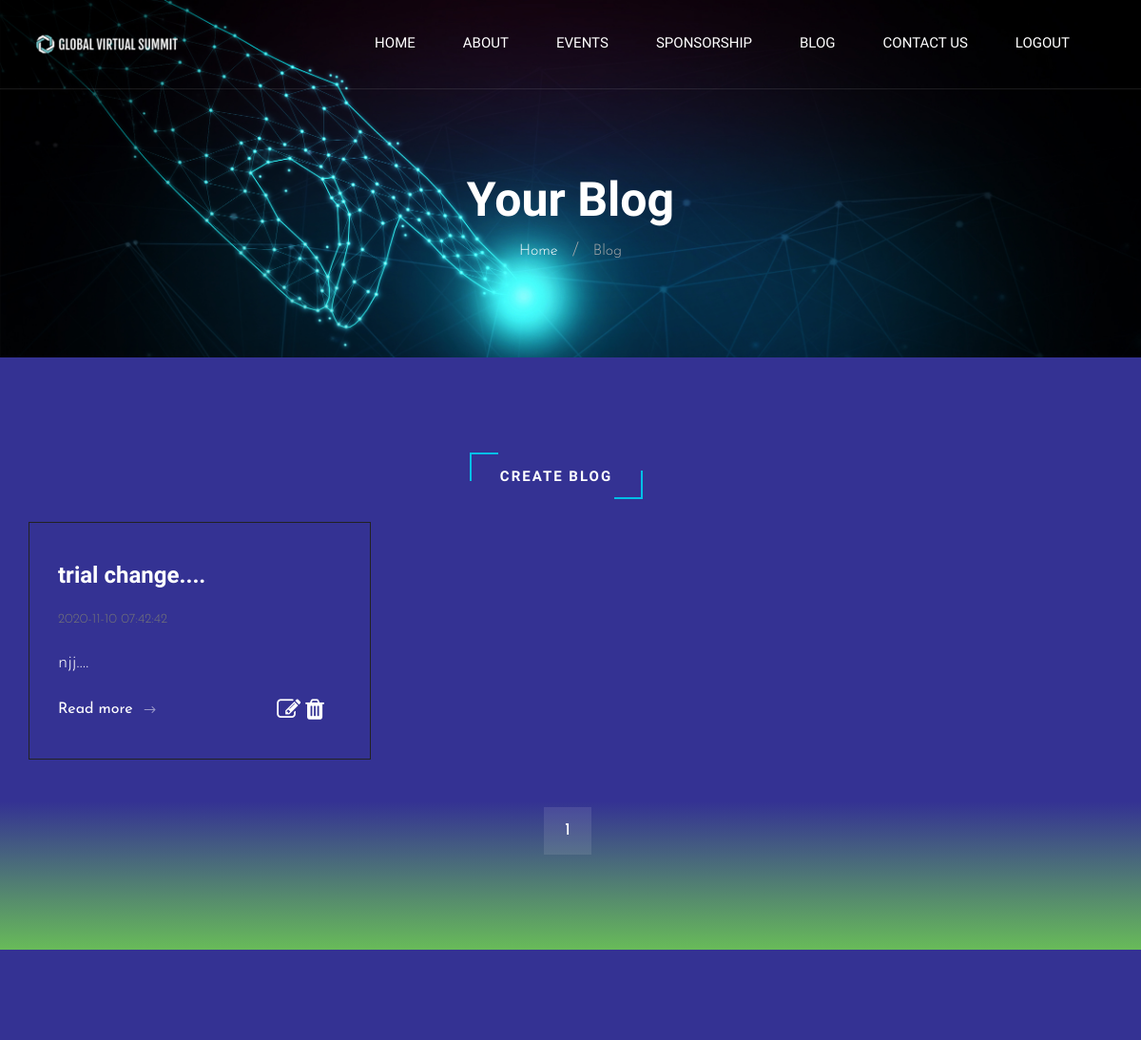
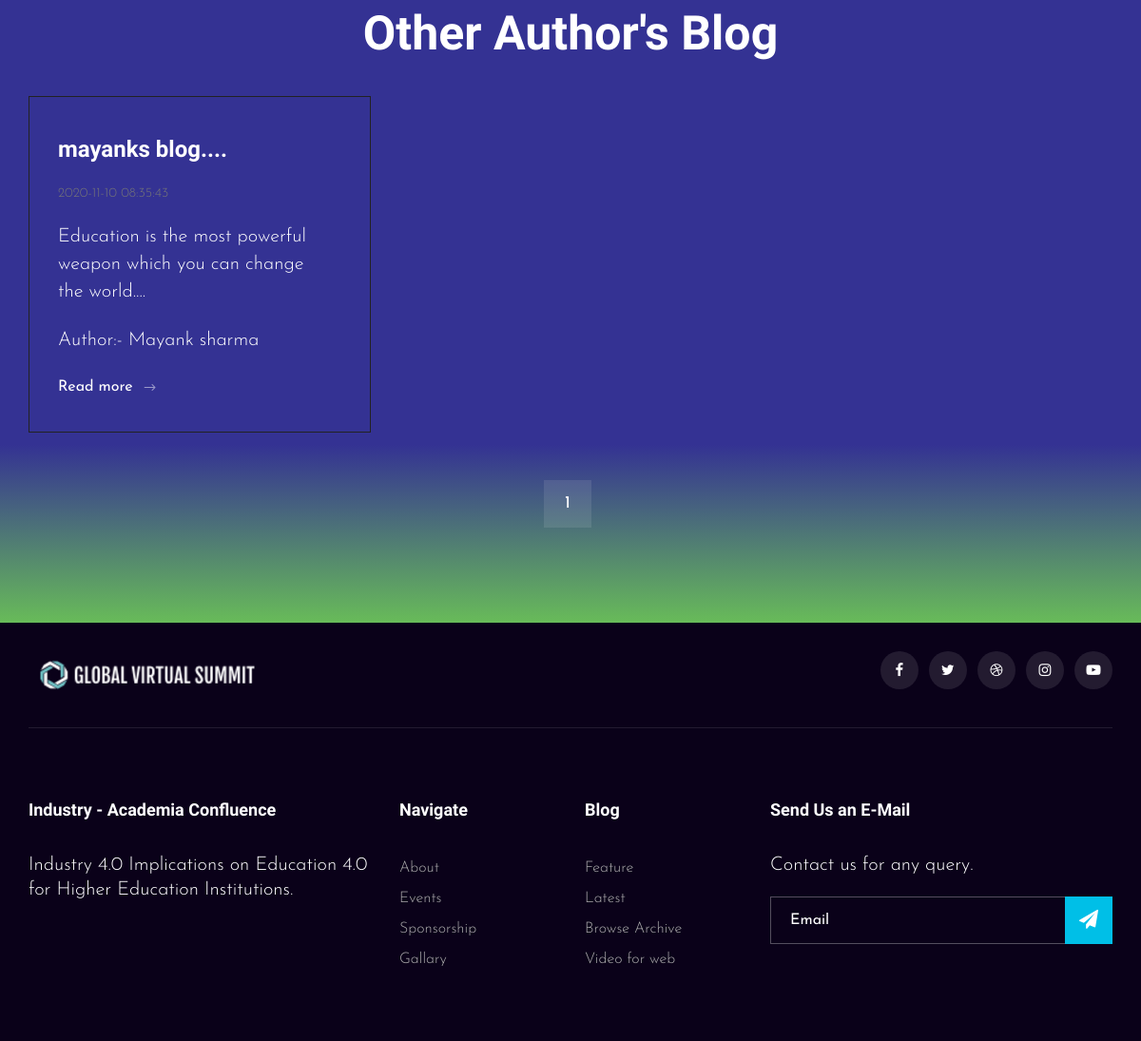
Screenshot of /blog_loginUser.php (signed in) with the database file from the repository (2 pictures, top to bottom).
### tables this page shows
CREATE TABLE `blogs` (
  `id` int(10) NOT NULL,
  `BlogTitle` varchar(200) NOT NULL,
  `BlogQuote` varchar(200) NOT NULL,
  `BlogContent` text NOT NULL,
  `file_name` varchar(100) NOT NULL,
  `create_date` timestamp NOT NULL DEFAULT current_timestamp(),
  `last_update` varchar(50) DEFAULT NULL,
  `time` time NOT NULL DEFAULT current_timestamp(),
  `userID` int(10) NOT NULL
);

CREATE TABLE `registration` (
  `id` int(11) NOT NULL,
  `f_name` varchar(100) NOT NULL,
  `l_name` varchar(100) NOT NULL,
  `email` varchar(100) NOT NULL,
  `username` varchar(200) NOT NULL,
  `password` varchar(200) NOT NULL
);

### blog_loginUser.php (the view, shortened to what this page needs)
<?php Include_once 'connection.php';
?>
<!DOCTYPE html>
<html lang="zxx">
<head>
    <link rel="stylesheet" href="https://cdnjs.cloudflare.com/ajax/libs/font-awesome/4.7.0/css/font-awesome.min.css">
    <link rel="stylesheet" href="css/bootstrap.min.css" type="text/css">
    <link rel="stylesheet" href="css/font-awesome.min.css" type="text/css">
    <link rel="stylesheet" href="css/elegant-icons.css" type="text/css">
    <link rel="stylesheet" href="css/owl.carousel.min.css" type="text/css">
    <link rel="stylesheet" href="css/magnific-popup.css" type="text/css">
    <link rel="stylesheet" href="css/slicknav.min.css" type="text/css">
    <link rel="stylesheet" href="css/style.css" type="text/css">
</head>
<body>
    <header class="header">
        <div class="container">
            <div class="row">
                <div class="col-lg-2">
                    <div class="header__logo">
                        <a href="./index.php"><img src="img/logo.png" alt=""></a>
                    </div>
                </div>
                <div class="col-lg-10">
                    <div class="header__nav__option">
                        <nav class="header__nav__menu mobile-menu">
                            <ul>
                                <li><a href="./index.php">Home</a></li>
                                <li><a href="./about.php">About</a></li>
                                <li><a href="./events.php">Events</a></li>
                                <li><a href="./sponsorship.php">Sponsorship</a></li>
                                 <?php
                                 if (!isset($_SESSION['id']))
                                {?>
                                <li><a href="blog.php">Blog</a></li>
                                <?php }
                                else{?>
                                <li><a href="blog_loginUser.php">Blog</a></li>
                                <?php }
                                ?>
                                <li><a href="./contact.php">Contact Us</a></li>
                                <?php
                                 if (!isset($_SESSION['id']))
                                {?>
                                <li><a href="login.php">Login</a></li>
                                <?php }
                                else{?>
                                <li><a href="logout.php">logout</a></li>
                                <?php } ?>
                            </ul>
                        </nav>
                    </div>
                </div>
            </div>
        </div>
    </header>
    <div class="breadcrumb-option spad set-bg" data-setbg="img/breadcrumb-bg.jpg">
        <div class="container">
            <div class="row">
                <div class="col-lg-12 text-center">
                    <div class="breadcrumb__text">
                        <h2>Your Blog</h2>
                        <div class="breadcrumb__links">
                            <a href="#">Home</a>
                            <span>Blog</span>
                        </div>
                    </div>
                </div>
            </div>
        </div>
    </div>
    <section class="blog spad">
        <div class="container">
            <div class="row col-sm-12 justify-content-center">
                    <div class="breadcrumb__text">
                        <a href="blogform.php" class="primary-btn">Create Blog</a>
                    </div>
                </div><br>
            <div class="row">
            <?php
                $userId=$_SESSION['id'];
                $result_per_page = 6;
                            $sql= "SELECT * FROM blogs where userID = '$userId' ";
                            $result  = mysqli_query($con,$sql);
                            $number_of_results = mysqli_num_rows($result);
                            $number_of_pages=ceil($number_of_results/$result_per_page);
                            if(!isset($_GET['firstpage'])){
                            $page=1;
                            }else{
                            $page=$_GET['firstpage'];
                            }
                            $this_page_first_result = ($page)*$result_per_page;
                            $this_page_first_result2 =$this_page_first_result -$result_per_page ;
                            $result = mysqli_query($con,"SELECT * FROM blogs where userID = '$userId' order by create_date LIMIT " .$this_page_first_result2.','.$result_per_page);
                if($result){
                while($row = mysqli_fetch_array($result)) {
                $Id=$row["id"];
                $BlogTitle=$row["BlogTitle"];
                $BlogQuote=$row["BlogQuote"];
                $Create_Date=$row["create_date"];
                ?>
                <div class="col-lg-4 col-md-6 col-sm-12 col-xs-12">
                    <div class="blog__item">
                        <h4><?php if($BlogTitle) {
                                    $title = substr($BlogTitle,0,20);
                                    echo $title."...."; }?>
                                    </h4>
                        <ul>
                            <li><?php echo $Create_Date; ?></li>
                        </ul>
                        <div>
                            <p><?php if($BlogQuote) {
                                    $story_desc = substr($BlogQuote,0,150);
                                    echo $story_desc."...."; }
                           ?></p>
                        </div>
                        <div class="row">
                            <div class="col">
                                <a href="blog-details2.php?id=<?php echo $Id;?>">Read more <span class="arrow_right"></span></a>
                            </div>
                            <div class="col" style="text-align: end;">
                                <a href="blogUpdate.php?id=<?php echo $Id;?>"><i class="fa fa-edit" style="font-size:25px;color: white"></i></a>
                                   <a href="DeleteBlog.php?id=<?php echo $Id;?>">   <i class="fa fa-trash" style="font-size:25px;color: white"></i></a>
                            </div>
                        </div>
                    </div>
                </div>
               <?php }
                 }
                ?>
            </div>
             <div class="row">
                <div class="col-lg-12">
                    <div class="pagination__option blog__pagi">
                        <?php
                                for($page=1;$page<=$number_of_pages;$page++){
                                echo '<a class="number__pagination" href="blog_loginUser.php?firstpage=' . $page . '">' .$page . '</a>
                                ';}
                                ?>
                    </div>
                </div>
            </div>
        </div>
    </section>
    <section class="blog spad">
        <div class="container">
        <div class="col-lg-12 text-center">
                    <div class="breadcrumb__text">
                        <h2>Other Author's Blog</h2>
                    </div><br>
                </div>
            <div class="row">
                <?php
                 $userId=$_SESSION['id'];
                $result_per_page = 6;
                            $sql= "SELECT * FROM blogs where userID != '$userId' ";
                            $result  = mysqli_query($con,$sql);
                            $number_of_results = mysqli_num_rows($result);
                            $number_of_pages=ceil($number_of_results/$result_per_page);
                            if(!isset($_GET['page'])){
                            $page=1;
                            }else{
                            $page=$_GET['page'];
                            }
                            $this_page_first_result = ($page)*$result_per_page;
                            $this_page_first_result2 =$this_page_first_result -$result_per_page ;
                            $result = mysqli_query($con,"SELECT * FROM blogs where userID != '$userId' order by create_date LIMIT " .$this_page_first_result2.','.$result_per_page);
                while($row = mysqli_fetch_array($result)) {
                $Id=$row["id"];
                $BlogTitle=$row["BlogTitle"];
                $BlogQuote=$row["BlogQuote"];
                $Create_Date=$row["create_date"];
                $UserId=$row["userID"];
                $UserQuery= mysqli_query($con,"SELECT * FROM registration WHERE id = '$UserId' ");
                 $User = mysqli_fetch_array($UserQuery);
                 $FirstName=$User["f_name"];
                 $LastName=$User["l_name"];
                 $Name = $FirstName.' '.$LastName;
                ?>
                <div class="col-lg-4 col-md-6 col-sm-12 col-xs-12">
                    <div class="blog__item">
                        <div><h4><?php if($BlogTitle) {
                                    $title = substr($BlogTitle,0,20);
                                    echo $title."...."; }?></h4></div>
                        <ul>
                            <li><?php echo $Create_Date; ?></li>
                        </ul>
                        <div>
                            <p><?php if($BlogQuote) {
                                    $story_desc = substr($BlogQuote,0,150);
                                    echo $story_desc."...."; }
                           ?></p>
                        </div>
                        <div>
                                 <p>Author:- <?php echo $Name; ?></p>
                        </div>
                        <div>
                            <a href="blog-details.php?id=<?php echo $Id;?>">Read more <span class="arrow_right"></span></a>
                        </div>
                    </div>
                </div>
                <?php }
                ?>
            </div>
            <div class="row">
                <div class="col-lg-12">
                    <div class="pagination__option blog__pagi">
                        <?php
                                for($page=1;$page<=$number_of_pages;$page++){
                                echo '<a class="number__pagination" href="blog_loginUser.php?page=' . $page . '">' .$page . '</a>
                                ';}
                                ?>
                    </div>
                </div>
            </div>
        </div>
    </section>
    <footer class="footer">
        <div class="container">
            <div class="footer__top">
                <div class="row">
                    <div class="col-lg-6 col-md-6">
                        <div class="footer__top__logo">
                            <a href="#"><img src="img/logo.png" alt=""></a>
                        </div>
                    </div>
                    <div class="col-lg-6 col-md-6">
                        <div class="footer__top__social">
                            <a href="#"><i class="fa fa-facebook"></i></a>
                            <a href="#"><i class="fa fa-twitter"></i></a>
                            <a href="#"><i class="fa fa-dribbble"></i></a>
                            <a href="#"><i class="fa fa-instagram"></i></a>
                            <a href="#"><i class="fa fa-youtube-play"></i></a>
                        </div>
                    </div>
                </div>
            </div>
            <div class="footer__option">
                <div class="row">
                    <div class="col-lg-4 col-md-6 col-sm-6">
                        <div class="footer__option__item">
                            <h5>Industry - Academia Confluence</h5>
                            <p>Industry 4.0 Implications on Education 4.0 for Higher Education Institutions.</p>
                        </div>
                    </div>
                    <div class="col-lg-2 col-md-3 col-sm-3">
                        <div class="footer__option__item">
                            <h5>Navigate</h5>
                            <ul>
                                <li><a href="about.php">About</a></li>
                                <li><a href="events.php">Events</a></li>
                                <li><a href="sponsorship.php">Sponsorship</a></li>
                                <li><a href="#">Gallary</a></li>
                            </ul>
                        </div>
                    </div>
                    <div class="col-lg-2 col-md-3 col-sm-3">
                        <div class="footer__option__item">
                            <h5>Blog</h5>
                            <ul>
                                <li><a href="#">Feature</a></li>
                                <li><a href="#">Latest</a></li>
                                <li><a href="#">Browse Archive</a></li>
                                <li><a href="#">Video for web</a></li>
                            </ul>
                        </div>
                    </div>
                    <div class="col-lg-4 col-md-12">
                        <div class="footer__option__item">
                            <h5>Send Us an E-Mail</h5>
                            <p>Contact us for any query.</p>
                            <form action="#">
                                <input type="text" placeholder="Email">
                                <button type="submit"><i class="fa fa-send"></i></button>
                            </form>
                        </div>
                    </div>
                </div>
            </div>
        </div>
    </footer>
</body>
</html>

### rows the page displays
blogs: BlogTitle "trial change", create_date "2020-11-10 07:42:42", BlogQuote "njj"
blogs: BlogTitle "mayanks blog", create_date "2020-11-10 08:35:43", BlogQuote "Education is the most powerful weapon which you can change the world", userID.l_name "Mayank sharma"
